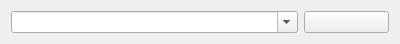
<?xml version="1.0" encoding="UTF-8"?>
<ui version="4.0">
 <class>SearchUserWidget</class>
 <widget class="QWidget" name="SearchUserWidget">
  <property name="geometry">
   <rect>
    <x>0</x>
    <y>0</y>
    <width>400</width>
    <height>44</height>
   </rect>
  </property>
  <property name="windowTitle">
   <string>Form</string>
  </property>
  <layout class="QHBoxLayout" name="horizontalLayout">
   <item>
    <widget class="QComboBox" name="combobox_search">
     <property name="editable">
      <bool>true</bool>
     </property>
    </widget>
   </item>
   <item>
    <widget class="QPushButton" name="button_reset">
     <property name="maximumSize">
      <size>
       <width>85</width>
       <height>27</height>
      </size>
     </property>
     <property name="toolTip">
      <string>Center the view on me</string>
     </property>
     <property name="text">
      <string/>
     </property>
     <property name="icon">
      <iconset resource="../../../../../res/icons/icons.qrc">
       <normaloff>:/icons/home_icon</normaloff>:/icons/home_icon</iconset>
     </property>
    </widget>
   </item>
  </layout>
 </widget>
 <resources>
  <include location="../../../../../res/icons/icons.qrc"/>
 </resources>
 <connections/>
</ui>
